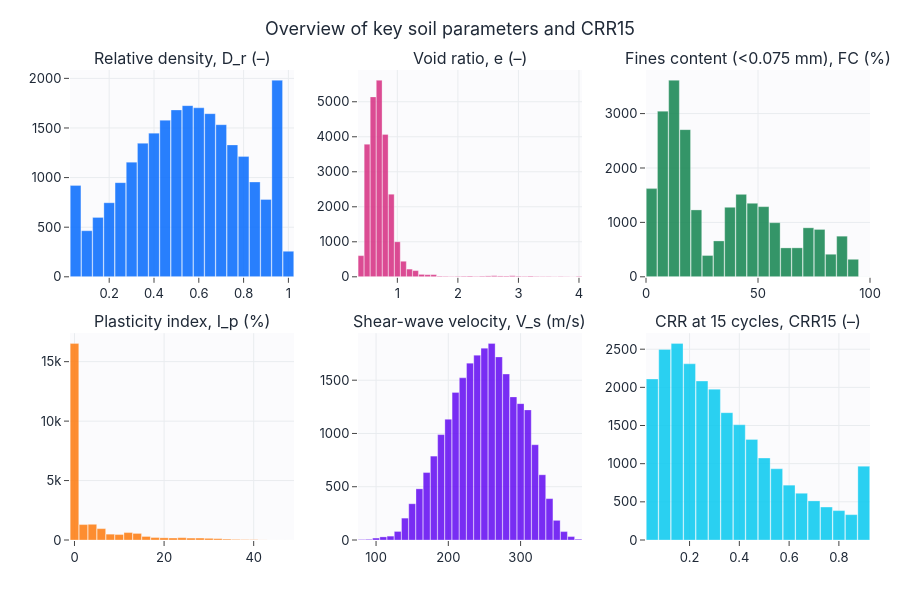

Notebook code for this chart:
### Markdown cell above
## Состав датасета по типам грунта (ГОСТ) и физическим параметрам

### Code cell
from liquefaction_ai.constants import SOIL_NAMES
counts = meta["soil_type"].map(SOIL_DISPLAY_NAMES_EN).value_counts()
display(counts.rename("N scenarios").to_frame())

overview_cols = ["D_r", "e", "fines_content", "I_p", "V_s", "crr_ref"]
histogram_grid(meta, columns=overview_cols,
               titles=[FEATURE_AXIS_LABELS_EN[c] for c in overview_cols],
               n_cols=3, title="Overview of key soil parameters and CRR15",
               save=SAVE_FIGS, fig_id="1_1_parameter_overview").show()

### Figure 1 — Plotly figure (JSON) as saved in the notebook; plotly's stock layout.template omitted (floating-point values rounded to 4 significant figures; data arrays with more than 128 entries replaced by an {"elided": "..."} marker saying what was removed)
{"data": [{"marker": {"color": "#0b6efd", "line": {"color": "white", "width": 0.3}}, "nbinsx": 40, "opacity": 0.88, "showlegend": false, "type": "histogram", "x": {"elided": "24000 float values"}, "xaxis": "x", "yaxis": "y"}, {"marker": {"color": "#d63384", "line": {"color": "white", "width": 0.3}}, "nbinsx": 40, "opacity": 0.88, "showlegend": false, "type": "histogram", "x": {"elided": "24000 float values"}, "xaxis": "x2", "yaxis": "y2"}, {"marker": {"color": "#198754", "line": {"color": "white", "width": 0.3}}, "nbinsx": 40, "opacity": 0.88, "showlegend": false, "type": "histogram", "x": {"elided": "24000 float values"}, "xaxis": "x3", "yaxis": "y3"}, {"marker": {"color": "#fd7e14", "line": {"color": "white", "width": 0.3}}, "nbinsx": 40, "opacity": 0.88, "showlegend": false, "type": "histogram", "x": {"elided": "24000 float values"}, "xaxis": "x4", "yaxis": "y4"}, {"marker": {"color": "#6610f2", "line": {"color": "white", "width": 0.3}}, "nbinsx": 40, "opacity": 0.88, "showlegend": false, "type": "histogram", "x": {"elided": "24000 float values"}, "xaxis": "x5", "yaxis": "y5"}, {"marker": {"color": "#0dcaf0", "line": {"color": "white", "width": 0.3}}, "nbinsx": 40, "opacity": 0.88, "showlegend": false, "type": "histogram", "x": {"elided": "24000 float values"}, "xaxis": "x6", "yaxis": "y6"}], "layout": {"annotations": [{"font": {"size": 16}, "showarrow": false, "text": "Relative density, D_r (–)", "x": 0.14, "xanchor": "center", "xref": "paper", "y": 1.0, "yanchor": "bottom", "yref": "paper"}, {"font": {"size": 16}, "showarrow": false, "text": "Void ratio, e (–)", "x": 0.5, "xanchor": "center", "xref": "paper", "y": 1.0, "yanchor": "bottom", "yref": "paper"}, {"font": {"size": 16}, "showarrow": false, "text": "Fines content (<0.075 mm), FC (%)", "x": 0.86, "xanchor": "center", "xref": "paper", "y": 1.0, "yanchor": "bottom", "yref": "paper"}, {"font": {"size": 16}, "showarrow": false, "text": "Plasticity index, I_p (%)", "x": 0.14, "xanchor": "center", "xref": "paper", "y": 0.44, "yanchor": "bottom", "yref": "paper"}, {"font": {"size": 16}, "showarrow": false, "text": "Shear-wave velocity, V_s (m/s)", "x": 0.5, "xanchor": "center", "xref": "paper", "y": 0.44, "yanchor": "bottom", "yref": "paper"}, {"font": {"size": 16}, "showarrow": false, "text": "CRR at 15 cycles, CRR15 (–)", "x": 0.86, "xanchor": "center", "xref": "paper", "y": 0.44, "yanchor": "bottom", "yref": "paper"}], "bargap": 0.05, "height": 600, "title": {"text": "Overview of key soil parameters and CRR15"}, "xaxis": {"anchor": "y", "domain": [0.0, 0.28]}, "xaxis2": {"anchor": "y2", "domain": [0.36, 0.64]}, "xaxis3": {"anchor": "y3", "domain": [0.72, 1.0]}, "xaxis4": {"anchor": "y4", "domain": [0.0, 0.28]}, "xaxis5": {"anchor": "y5", "domain": [0.36, 0.64]}, "xaxis6": {"anchor": "y6", "domain": [0.72, 1.0]}, "yaxis": {"anchor": "x", "domain": [0.56, 1.0]}, "yaxis2": {"anchor": "x2", "domain": [0.56, 1.0]}, "yaxis3": {"anchor": "x3", "domain": [0.56, 1.0]}, "yaxis4": {"anchor": "x4", "domain": [0.0, 0.44]}, "yaxis5": {"anchor": "x5", "domain": [0.0, 0.44]}, "yaxis6": {"anchor": "x6", "domain": [0.0, 0.44]}}}
